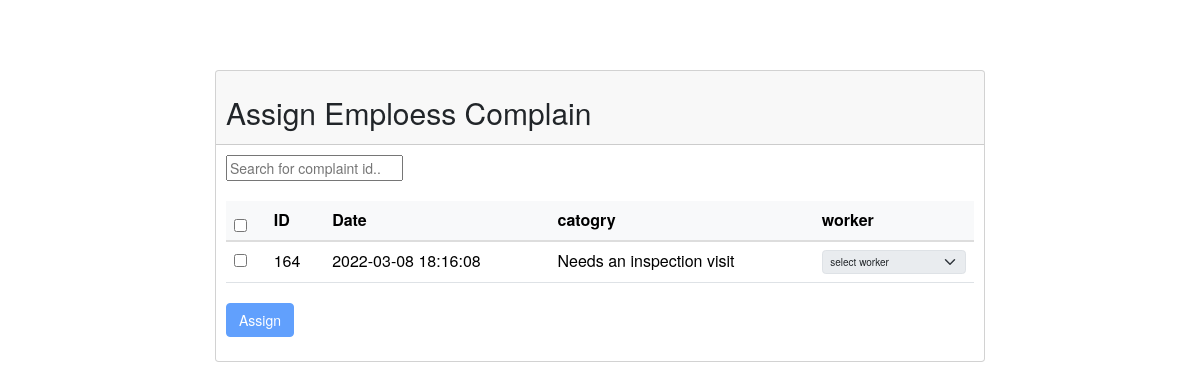
The page /pages/AssignMod/anothercopyassign.php on the database as committed earlier.
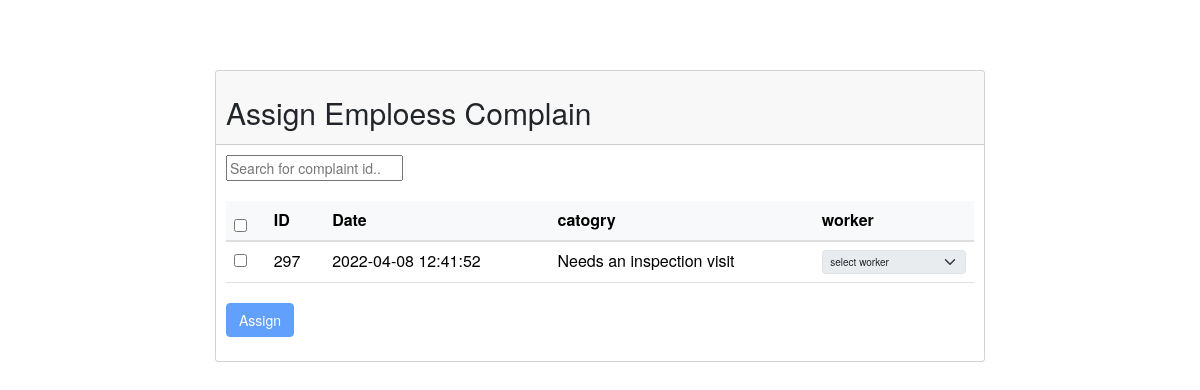
The same page on the database as committed later.
### tables this page shows
CREATE TABLE `complaint` (
  `complaintId` int(11) NOT NULL,
  `date` timestamp NOT NULL DEFAULT current_timestamp(),
  `category` varchar(50) NOT NULL,
  `status` varchar(20) NOT NULL DEFAULT 'Not Processed',
  `description` varchar(500) DEFAULT NULL,
  `images` text DEFAULT NULL,
  `roomNum` varchar(8) NOT NULL,
  `idofuser` int(4) NOT NULL
);

### pages/AssignMod/anothercopyassign.php (the view, shortened to what this page needs)
<link href="bootstrap5/css/bootstrap.min.css" rel="stylesheet">
<link rel="stylesheet" href="https://cdn.jsdelivr.net/npm/bootstrap-select@1.13.14/dist/css/bootstrap-select.min.css">
<link href="https://cdn.datatables.net/1.10.16/css/jquery.dataTables.min.css" rel="stylesheet"/>
<link rel="stylesheet" href="http://netdna.bootstrapcdn.com/bootstrap/3.3.2/css/bootstrap.min.css">
  <?php
  $servername = "localhost";
  $username = "root";
  $password = "";
  $conn = mysqli_connect($servername, $username, $password,"muqu");
$qury="select complaintid , date , category from complaint where status='Not Processed'";
$result = $conn->query($qury);
 ?>
	<header class="navbar navbar-expand-md navbar-dark bd-navbar" > </header>
	<div class="container-fluid">
		<div class="row justify-content-center ">
			<div class="col-md-8">
			<div class="card text-left">
			  <div class="card-header">
				<h2> Assign Emploess Complain</h2>
			  </div>
			  <div class="card-body">
				 <form  id="form" name ="myFormName" action ="setEmployeeForAssign.php" method="POST" class="row g-3 needs-validation" novalidate>
									<div class="col col-md-12">
				<input type="text" id="myInput" onkeyup="myFunction()" placeholder="Search for complaint id.." >
				<br/>
				<br/>
				  <table  id="myTable" class="table" >
				  <thead class="table-light">
					<tr>
					 <th><input type="checkbox"  value="bar1" onClick="toggle(this)"  /></th>
					 <th>ID</th>
					 <th>Date</th>
					 <th>catogry</th>
					 <th>worker</th>
				   </tr>
				  </thead>
				  <tbody>
				<?php
					while($row=$result->fetch_assoc()){
						echo"<tr>";
						echo"<td> <input type='checkbox'  class='box' name='box_".$row["complaintid"]."' id='box_".$row["complaintid"]."' onchange='callFunction()' onclick='mycomplaininfo();enable(this);chk(this)' /></td>";
						echo"<td name='name_".$row["complaintid"]."'>".$row["complaintid"]."</td>";
						echo"<td>".$row["date"]."</td>";
						echo"<td>".$row["category"]."</td>";
						echo"<td> <select class='form-select' id='SelectPicker_".$row["complaintid"]."' name='SelectPicker_".$row["complaintid"]."' disabled>";
						echo "<option value='0' class='fs-4'  >select worker </option>";
					 echo"</select></td>";
					 echo"</tr>";
				}
				  ?>
				  </tbody>
				  </table>
					<input type="submit" value="Assign" class="btn btn-primary" disabled id="Assign" onclick="validateMyForm(event);">
				</div>
					 </form>
					</div>
				</div>
			</div>
		</div>
	</div>

Rows that differ between the two databases and show on the page:
removed complaint: complaintId "164", date "2022-03-08 18:16:08", category "Needs an inspection visit", complaintId "select worker"
added complaint: complaintId "297", date "2022-04-08 12:41:52", category "Needs an inspection visit", complaintId "select worker"
